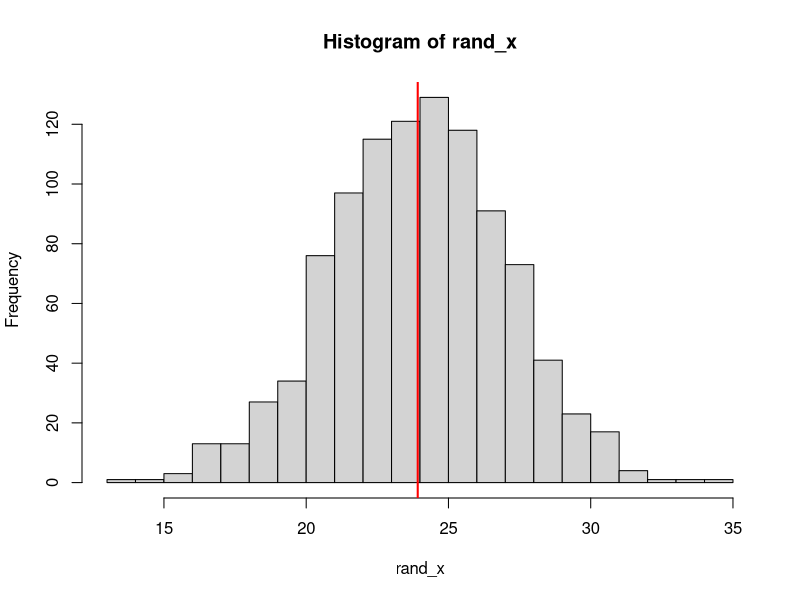
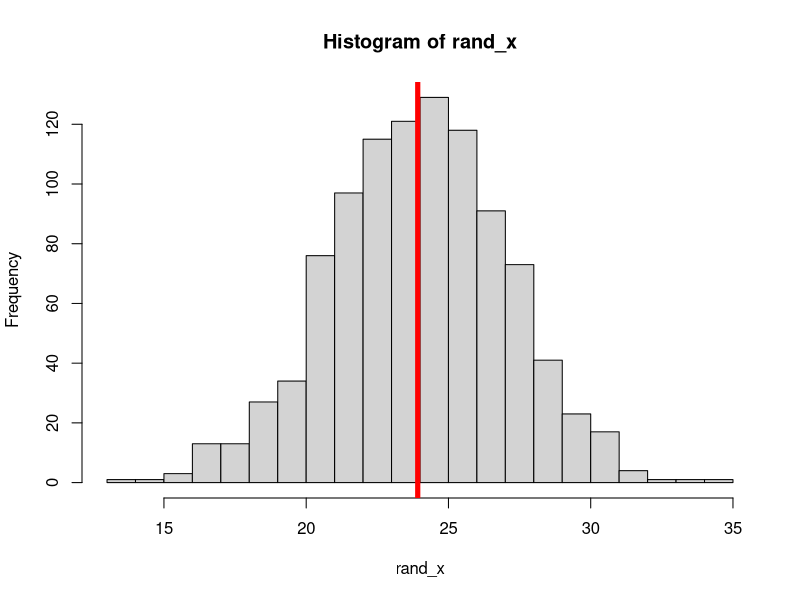

Write R code to recreate these figures, in order.
## RandomFunc-Inclass
## Rachel Curci
## Directory : "/Users/rachelcurci/Desktop/2021-2022 Fall Semester /STA308/Github/RandomFunc-Oct06" 
## PlotRandom.R
##
## Purpose:
##    A function that will generate a random sample
##     of Normal values, plot a histogram with an 
##     overlaid mean on the plot.
##
## Inputs:
##     numpts = the number of points to generate
##     mu = the theoretical mean of the Normal distribution
##     sigma = the standard deviation of the Normal distribution
##     numbins = the number of bins for the histogram
##     meanColor = the color for the overlaid mean
##     linewidth = the width of the mean veritcal line
##     seed = a random number generator seed, to ensure
##            reproducibility
## Outputs: A list with the following elements
##     Random_values = a vector with the generated random 
##                     values
##     Mean_x = the sample mean of Random_values
##     SD_x = the sample standard deviation of Random_values

plotRandomNormals <- function(numpts=1000, numbins=15, mu=24, sigma=3, 
                              meanColor="red",
                              linewidth=2,
                              seed=8675309) {
  set.seed(seed)
  rand_x <- rnorm(numpts, mean=mu, sd=sigma)
  mean_x <- mean(rand_x)
  hist(rand_x, breaks=numbins)
  abline(v=mean_x, col=meanColor, lwd=linewidth)
  list(Random_values = rand_x,
       Mean_x = mean_x,
       SD_x = sd(rand_x) )
}

## Test the function 

plotRandomNormals()
plotRandomNormals(linewidth = 5)
